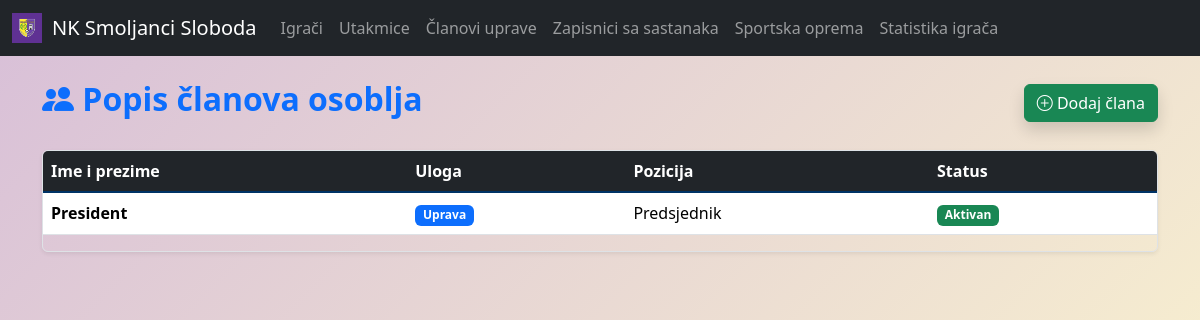
Page /staff/ on the committed database.
### main/models.py (models this page shows, shortened)
class StaffMember(models.Model):
    ROLE_TYPES = [
        ("U", "Uprava"),
        ("T", "Trener"),
        ("F", "Fizioterapeut"),
        ("O", "Ostalo"),
    ]
    name = models.CharField(max_length=100)
    role = models.CharField(max_length=1, choices=ROLE_TYPES)
    position = models.CharField(max_length=100, blank=True)
    email = models.EmailField(blank=True, null=True)
    phone = models.CharField(max_length=20, blank=True, null=True)
    active = models.BooleanField(default=True)

### main/views.py (the view)
# urls.py: path('staff/', views.staffmember_list, name='staffmember-list'),
def staffmember_list(request):
    staffmembers = StaffMember.objects.all()
    return render(request, 'main/staff/staffmember_list.html', {'staffmembers': staffmembers})

### templates/main/staff/staffmember_list.html (shortened to what this page needs)
{% extends 'main/base.html' %} {% block title %}Popis članova uprave{%endblock%}
{% block content %}
<div class="container my-4">
  <div class="d-flex justify-content-between align-items-center mb-4">
    <h2 class="fw-bold text-primary">
      <i class="bi bi-people-fill"></i> Popis članova osoblja
    </h2>
    <a
      href="{% url 'main:staffmember_create' %}"
      class="btn btn-success shadow"
    >
      <i class="bi bi-plus-circle"></i> Dodaj člana
    </a>
  </div>
  <div class="table-responsive shadow-sm rounded border">
    <table class="table table-hover align-middle">
      <thead class="table-dark">
        <tr>
          <th>Ime i prezime</th>
          <th>Uloga</th>
          <th>Pozicija</th>
          <th>Status</th>
        </tr>
      </thead>
      <tbody class="table-group-divider">
        {% for member in staffmembers %}
        <tr
          class="table-row-clickable"
          data-href="{% url 'main:staffmember_detail' member.id %}"
        >
          <td><strong>{{ member.name }}</strong></td>
          <td>
            <span class="badge bg-primary">{{ member.get_role_display }}</span>
          </td>
          <td>{{ member.position|default:"-" }}</td>
          <td>
            {% if member.active %}
            <span class="badge bg-success">Aktivan</span>
            {% else %}
            <span class="badge bg-secondary">Neaktivan</span>
            {% endif %}
          </td>
        </tr>
        {% empty %}
        <tr>
          <td colspan="4" class="text-center text-muted py-4">
            Nema zapisanih članova osoblja.
          </td>
        </tr>
        {% endfor %}
      </tbody>
    </table>
  </div>
</div>
{% endblock %}

### templates/main/base.html (style rules this page uses)
html, body { height: 100%; margin: 0; background: linear-gradient(135deg, #d8bfd8, #fffacd); background-repeat: no-repeat; background-size: cover; background-attachment: fixed; font-family: "Segoe UI", Tahoma, Geneva, Verdana, sans-serif; color: #003366; }

### rows in the picture
StaffMember: name "President", role "Uprava", position "Predsjednik", active "Aktivan"
